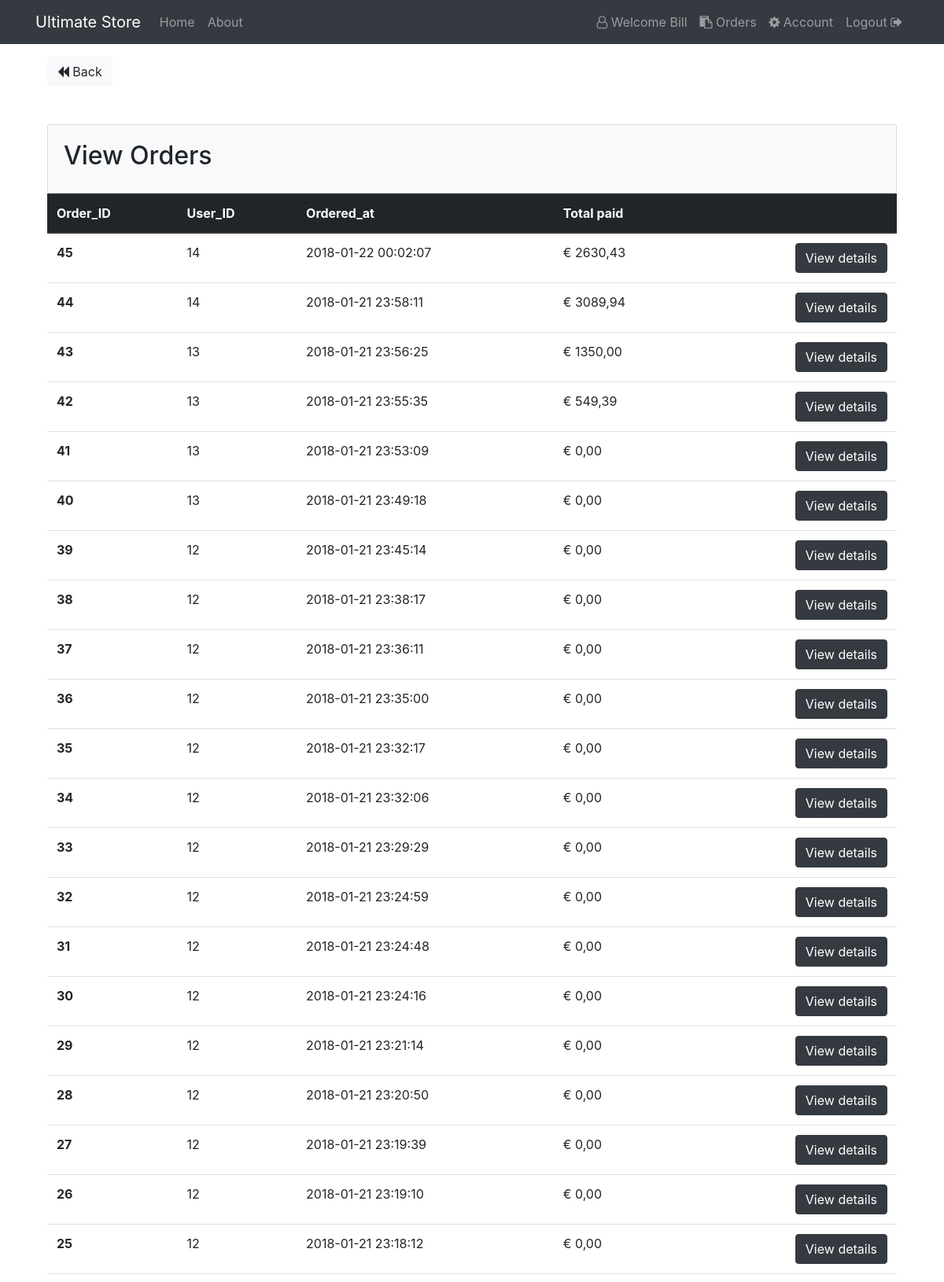
Page /orders (signed in, upper part) on the committed database.
### tables this page shows
CREATE TABLE `users` (
  `id` int(11) NOT NULL,
  `name` varchar(255) NOT NULL,
  `email` varchar(255) NOT NULL,
  `password` varchar(255) NOT NULL,
  `created_at` datetime NOT NULL DEFAULT CURRENT_TIMESTAMP,
  `role` varchar(255) NOT NULL
);

CREATE TABLE `completed_orders` (
  `id` int(11) NOT NULL,
  `user_id` int(11) NOT NULL,
  `ordered_at` timestamp NOT NULL DEFAULT CURRENT_TIMESTAMP ON UPDATE CURRENT_TIMESTAMP
);

### app/libraries/Core.php (called while the page is built, shortened)
<?php
class Core{
    protected $currentMethod = 'index';
    public function __construct(){
        $url = $this->getUrl();
        if(file_exists('../app/controllers/' . ucwords($url[0]).'.php')){
            unset($url[0]);
        }
        $this->currentController =  new $this->currentController;
        $this->params = $url ? array_values($url) : [];
        call_user_func_array([$this->currentController, $this->currentMethod], $this->params);
    }
    public function getUrl(){
        if(isset($_GET['url'])){
            $url = trim($_GET['url'], '/');
            $url = filter_var($url, FILTER_SANITIZE_URL);
            $url = explode('/', $url);
            return $url;
        }
    }
}

### public/index.php (called while the page is built, shortened)
<?php
$init = new Core;

### app/libraries/Database.php (called while the page is built, shortened)
<?php
    class Database {
        private $host = DB_HOST;
        private $user = DB_USER;
        private $pass = DB_PASS;
        private $dbname = DB_NAME;
        private $dbh;
        private $stmt;
        public function __construct(){
            $dsn = 'mysql:host=' . $this->host . ';dbname=' . $this->dbname;
            $options = array(
                PDO::ATTR_PERSISTENT => true,
                PDO::ATTR_ERRMODE => PDO::ERRMODE_EXCEPTION
            );
            try{
                $this->dbh = new PDO($dsn, $this->user, $this->pass, $options);
            } catch(PDOException $e){
                $this->error = $e->getMessage();
                echo $this->error;
            }
        }
        public function query($sql){
            $this->stmt = $this->dbh->prepare($sql);
        }
        public function bind($param, $value, $type = null){
            if(is_null($type)){
                switch (true){
                    default:
                    $type = PDO::PARAM_STR;
                }
            }
            $this->stmt->bindValue($param, $value, $type);
        }
        public function execute(){
            return $this->stmt->execute();
        }
        public function resultSet(){
            $this->execute();
            return $this->stmt->fetchAll(PDO::FETCH_OBJ);
        }
        public function single(){
            $this->execute();
            return $this->stmt->fetch(PDO::FETCH_OBJ);
        }
    }

### app/models/User.php (called while the page is built, shortened)
<?php
    class User {
        private $db;
        public function __construct(){
            $this->db = new Database;
        }
         public function getUserById($id){
            $this->db->query('SELECT * FROM users WHERE id = :id');
            $this->db->bind(':id', $id);
            $row = $this->db->single();
            return $row;
        }
    }

### app/models/Order.php (called while the page is built, shortened)
<?php
    class Order{
        private $db;
        public function __construct(){
            $this->db = new Database;
        }
        public function getOrders(){
            $this->db->query('SELECT *,
                              completed_orders.id as orderId,
                              completed_orders.ordered_at as orderTime,
                              users.id as userId
                              FROM completed_orders
                              INNER JOIN users
                              ON completed_orders.user_id = users.id
                              ORDER BY completed_orders.id DESC
                              ');
            $results = $this->db->resultSet();
            return $results;
        }
        public function getTotalPrice($id){
            $this->db->query('SELECT
            order_details.id as orderDetailsId,
            SUM(order_details.product_price  * order_details.quantity) as totalPaid
            FROM order_details WHERE completed_orders_id = :id');
            $this->db->bind(':id', $id);
            $results = $this->db->resultSet();
            return $results;
        }
    }

### app/views/orders/index.php (the view, shortened to what this page needs)
    <?php require APPROOT . '/views/inc/header.php'; ?>
    <a href="<?php echo URLROOT; ?>/products" class="btn btn-light"><i class="fa fa-backward"></i> Back</a>
    <div class="card card-body bg-light mt-5">
        <h2>View Orders</h2>
    </div>
    <table class="table">
  <thead class="thead-dark">
    <tr>
      <th scope="col">Order_ID</th>
      <th scope="col">User_ID</th>
      <th scope="col">Ordered_at</th>
      <th scope="col">Total paid</th>
      <th scope="col"></th>
    </tr>
  </thead>
  <tbody>
    <?php foreach($data['orders'] as $order) :?>
    <tr>
      <th scope="row"><?php echo $order->orderId ?></th>
      <td><?php echo $order->userId ?></td>
      <td><?php echo $order->orderTime ?></td>
      <td>&euro; <?php
      $details = $this->orderModel->getTotalPrice($order->orderId);
      foreach($details as $row){
          $result = number_format($row->totalPaid, 2, ',', '');
      }
      echo $result;
      ?></td>
      <td><a class="btn btn-dark pull-right" href="<?php echo URLROOT; ?>/orders/details/<?php echo $order->orderId ?>">View details<a/></td>
    </tr>
<?php endforeach; ?>
  </tbody>
</table>
<?php require APPROOT . '/views/inc/footer.php'; ?>

### app/views/inc/navbar.php (shortened to what this page needs)
<header>
<nav class="navbar navbar-expand-lg navbar-dark bg-dark mb-3">
    <div class="container">
      <a class="navbar-brand" href="<?php echo URLROOT; ?>/pages/index"><?php echo SITENAME; ?></a>
      <div class="collapse navbar-collapse" id="navbarsExampleDefault">
        <ul class="navbar-nav mr-auto">
          <li class="nav-item">
            <a class="nav-link" href="<?php echo URLROOT; ?>/pages/index">Home</a>
          </li>
          <li class="nav-item">
            <a class="nav-link" href="<?php echo URLROOT; ?>/pages/about">About</a>
          </li>
        </ul>
        <ul class="navbar-nav ml-auto">
         <?php
         if(isset($_SESSION['user_id']) && $_SESSION['user_role'] === 'medewerker' ) : ?>
          <li class="nav-item">
            <a class="nav-link" href="#"><i class="fa fa-user-o" aria-hidden="true"></i> Welcome <?php  $id = $_SESSION['user_id'];
            $user = $this->userModel->getUserById($id); echo $user->name; ?></a>
          </li>
          <li class="nav-item">
            <a class="nav-link" href="<?php echo URLROOT; ?>/orders"><i class="fa fa-clipboard" aria-hidden="true"></i> Orders</a>
          </li>
          <li class="nav-item">
            <a class="nav-link" href="<?php echo URLROOT; ?>/accounts"><i class="fa fa-cog" aria-hidden="true"></i> Account</a>
          </li>
          <li class="nav-item">
            <a class="nav-link" href="<?php echo URLROOT; ?>/users/logout">Logout <i class="fa fa-sign-out" aria-hidden="true"></i></a>
          </li>
        <?php endif; ?>
        </ul>
      </div>
    </div>
</nav>
</header>

### rows in the picture
users: name "Bill"
completed_orders: id "45", user "14", ordered_at "2018-01-22 00:02:07", result "2630,43"
completed_orders: id "44", user "14", ordered_at "2018-01-21 23:58:11", result "3089,94"
completed_orders: id "43", user "13", ordered_at "2018-01-21 23:56:25", result "1350,00"
completed_orders: id "42", user "13", ordered_at "2018-01-21 23:55:35", result "549,39"
completed_orders: id "41", user "13", ordered_at "2018-01-21 23:53:09", result "0,00"
completed_orders: id "40", user "13", ordered_at "2018-01-21 23:49:18", result "0,00"
completed_orders: id "39", user "12", ordered_at "2018-01-21 23:45:14", result "0,00"
completed_orders: id "38", user "12", ordered_at "2018-01-21 23:38:17", result "0,00"
completed_orders: id "37", user "12", ordered_at "2018-01-21 23:36:11", result "0,00"
completed_orders: id "36", user "12", ordered_at "2018-01-21 23:35:00", result "0,00"
completed_orders: id "35", user "12", ordered_at "2018-01-21 23:32:17", result "0,00"
completed_orders: id "34", user "12", ordered_at "2018-01-21 23:32:06", result "0,00"
completed_orders: id "33", user "12", ordered_at "2018-01-21 23:29:29", result "0,00"
completed_orders: id "32", user "12", ordered_at "2018-01-21 23:24:59", result "0,00"
completed_orders: id "31", user "12", ordered_at "2018-01-21 23:24:48", result "0,00"
completed_orders: id "30", user "12", ordered_at "2018-01-21 23:24:16", result "0,00"
completed_orders: id "29", user "12", ordered_at "2018-01-21 23:21:14", result "0,00"
completed_orders: id "28", user "12", ordered_at "2018-01-21 23:20:50", result "0,00"
completed_orders: id "27", user "12", ordered_at "2018-01-21 23:19:39", result "0,00"
completed_orders: id "26", user "12", ordered_at "2018-01-21 23:19:10", result "0,00"
completed_orders: id "25", user "12", ordered_at "2018-01-21 23:18:12", result "0,00"

### other values in the picture
SITENAME "Ultimate Store"
